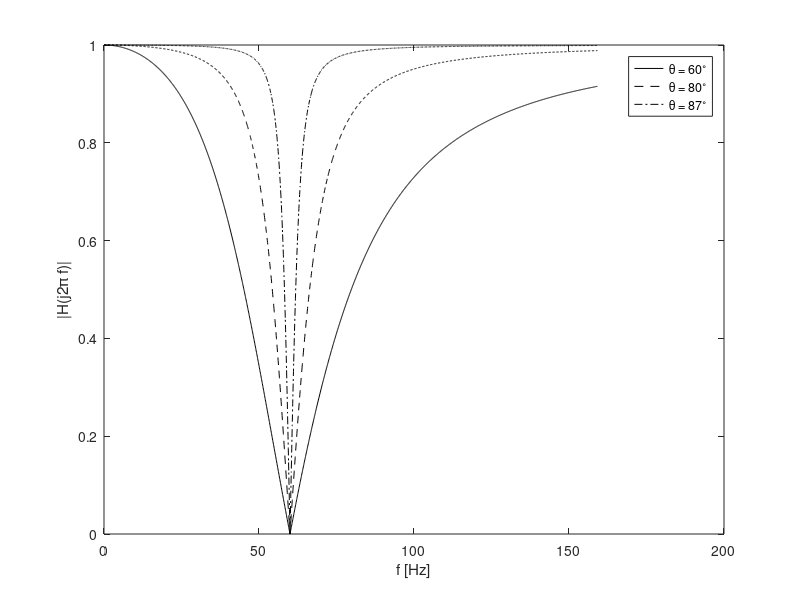

This chart was generated by the following MATLAB code:
omega_0 = 2*pi*60; theta = [60 80  87]*(pi/180);
omega = (0:.5:1000)'; mag = zeros(3,length(omega));
for m = 1:length(theta),
  H = tf([1 0 omega_0^2],[1 2*omega_0*cos(theta(m)) omega_0^2]);
  [mag(m,:), phase] = bode(H,omega);
endfor
f = omega/(2*pi); plot(f,mag(1,:),'k-',f,mag(2,:),'k--',f,mag(3,:),'k-.');
xlabel('f [Hz]'); ylabel('|H(j2\pi f)|');
legend('\theta = 60^\circ','\theta = 80^\circ','\theta = 87^\circ');